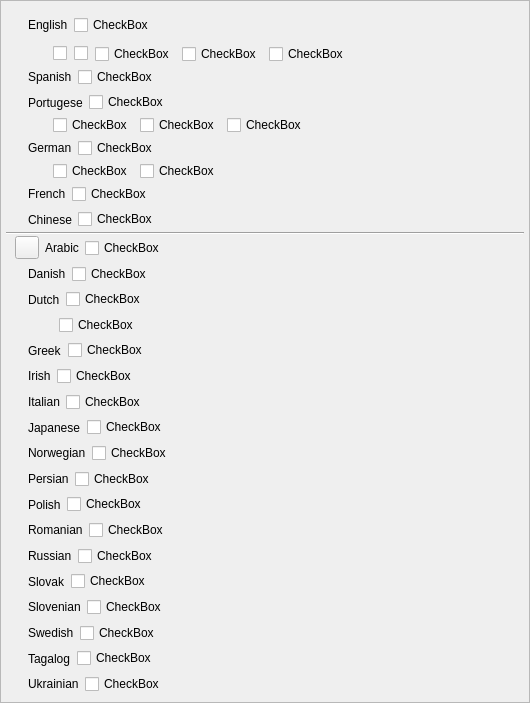
<?xml version="1.0" encoding="UTF-8"?>
<ui version="4.0">
 <class>ManuscriptLangSettingWidget</class>
 <widget class="QWidget" name="ManuscriptLangSettingWidget">
  <property name="geometry">
   <rect>
    <x>0</x>
    <y>0</y>
    <width>530</width>
    <height>703</height>
   </rect>
  </property>
  <property name="windowTitle">
   <string>Form</string>
  </property>
  <layout class="QVBoxLayout" name="verticalLayout_2">
   <property name="spacing">
    <number>3</number>
   </property>
   <property name="leftMargin">
    <number>0</number>
   </property>
   <property name="topMargin">
    <number>0</number>
   </property>
   <property name="rightMargin">
    <number>0</number>
   </property>
   <property name="bottomMargin">
    <number>0</number>
   </property>
   <item>
    <widget class="QScrollArea" name="scrollArea">
     <property name="widgetResizable">
      <bool>true</bool>
     </property>
     <widget class="QWidget" name="scrollAreaWidgetContents">
      <property name="geometry">
       <rect>
        <x>0</x>
        <y>0</y>
        <width>528</width>
        <height>701</height>
       </rect>
      </property>
      <layout class="QVBoxLayout" name="verticalLayout">
       <property name="spacing">
        <number>0</number>
       </property>
       <property name="leftMargin">
        <number>5</number>
       </property>
       <property name="topMargin">
        <number>5</number>
       </property>
       <property name="rightMargin">
        <number>5</number>
       </property>
       <property name="bottomMargin">
        <number>5</number>
       </property>
       <item alignment="Qt::AlignLeft">
        <widget class="QWidget" name="wdgEnglish" native="true">
         <layout class="QHBoxLayout" name="horizontalLayout">
          <item>
           <widget class="Emoji" name="label_2">
            <property name="text">
             <string/>
            </property>
            <property name="emoji" stdset="0">
             <string>United_States</string>
            </property>
           </widget>
          </item>
          <item>
           <widget class="QLabel" name="label">
            <property name="text">
             <string>English</string>
            </property>
           </widget>
          </item>
          <item>
           <widget class="Toggle" name="cbEnglish">
            <property name="text">
             <string>CheckBox</string>
            </property>
            <attribute name="buttonGroup">
             <string notr="true">buttonGroup</string>
            </attribute>
           </widget>
          </item>
         </layout>
        </widget>
       </item>
       <item>
        <layout class="QHBoxLayout" name="horizontalLayout_2">
         <property name="leftMargin">
          <number>40</number>
         </property>
         <item>
          <widget class="Emoji" name="label_9">
           <property name="text">
            <string/>
           </property>
           <property name="emoji" stdset="0">
            <string>United_Kingdom</string>
           </property>
          </widget>
         </item>
         <item>
          <widget class="Toggle" name="cbEnglishBritish">
           <property name="text">
            <string/>
           </property>
           <attribute name="buttonGroup">
            <string notr="true">buttonGroup</string>
           </attribute>
          </widget>
         </item>
         <item>
          <widget class="Emoji" name="label_12">
           <property name="text">
            <string/>
           </property>
           <property name="emoji" stdset="0">
            <string>Canada</string>
           </property>
          </widget>
         </item>
         <item>
          <widget class="Toggle" name="cbEnglishCanadian">
           <property name="text">
            <string/>
           </property>
           <attribute name="buttonGroup">
            <string notr="true">buttonGroup</string>
           </attribute>
          </widget>
         </item>
         <item>
          <widget class="Emoji" name="label_11">
           <property name="text">
            <string/>
           </property>
           <property name="emoji" stdset="0">
            <string>New_Zealand</string>
           </property>
          </widget>
         </item>
         <item>
          <widget class="Toggle" name="cbEnglishNewZealand">
           <property name="text">
            <string>CheckBox</string>
           </property>
           <attribute name="buttonGroup">
            <string notr="true">buttonGroup</string>
           </attribute>
          </widget>
         </item>
         <item>
          <widget class="Emoji" name="label_10">
           <property name="text">
            <string/>
           </property>
           <property name="emoji" stdset="0">
            <string>Australia</string>
           </property>
          </widget>
         </item>
         <item>
          <widget class="Toggle" name="cbEnglishAustralian">
           <property name="text">
            <string>CheckBox</string>
           </property>
           <attribute name="buttonGroup">
            <string notr="true">buttonGroup</string>
           </attribute>
          </widget>
         </item>
         <item>
          <widget class="Emoji" name="label_50">
           <property name="text">
            <string/>
           </property>
           <property name="emoji" stdset="0">
            <string>South_Africa</string>
           </property>
          </widget>
         </item>
         <item>
          <widget class="Toggle" name="cbEnglishSouthAfrican">
           <property name="text">
            <string>CheckBox</string>
           </property>
           <attribute name="buttonGroup">
            <string notr="true">buttonGroup</string>
           </attribute>
          </widget>
         </item>
         <item>
          <spacer name="horizontalSpacer">
           <property name="orientation">
            <enum>Qt::Horizontal</enum>
           </property>
           <property name="sizeHint" stdset="0">
            <size>
             <width>40</width>
             <height>20</height>
            </size>
           </property>
          </spacer>
         </item>
        </layout>
       </item>
       <item alignment="Qt::AlignLeft">
        <widget class="QWidget" name="" native="true">
         <layout class="QHBoxLayout" name="horizontalLayout_6">
          <property name="topMargin">
           <number>0</number>
          </property>
          <property name="bottomMargin">
           <number>0</number>
          </property>
          <item>
           <widget class="Emoji" name="label_5">
            <property name="text">
             <string/>
            </property>
            <property name="emoji" stdset="0">
             <string>Spain</string>
            </property>
           </widget>
          </item>
          <item>
           <widget class="QLabel" name="label_6">
            <property name="text">
             <string>Spanish</string>
            </property>
           </widget>
          </item>
          <item>
           <widget class="Toggle" name="cbSpanish">
            <property name="text">
             <string>CheckBox</string>
            </property>
            <attribute name="buttonGroup">
             <string notr="true">buttonGroup</string>
            </attribute>
           </widget>
          </item>
         </layout>
        </widget>
       </item>
       <item alignment="Qt::AlignLeft">
        <widget class="QWidget" name="" native="true">
         <layout class="QHBoxLayout" name="horizontalLayout_7">
          <property name="topMargin">
           <number>0</number>
          </property>
          <property name="bottomMargin">
           <number>0</number>
          </property>
          <item>
           <widget class="Emoji" name="label_13">
            <property name="text">
             <string/>
            </property>
            <property name="emoji" stdset="0">
             <string>Portugal</string>
            </property>
           </widget>
          </item>
          <item>
           <widget class="QLabel" name="label_14">
            <property name="text">
             <string>Portugese</string>
            </property>
           </widget>
          </item>
          <item>
           <widget class="Toggle" name="cbPortugese">
            <property name="text">
             <string>CheckBox</string>
            </property>
            <attribute name="buttonGroup">
             <string notr="true">buttonGroup</string>
            </attribute>
           </widget>
          </item>
         </layout>
        </widget>
       </item>
       <item>
        <layout class="QHBoxLayout" name="horizontalLayout_3">
         <property name="leftMargin">
          <number>40</number>
         </property>
         <item>
          <widget class="Emoji" name="label_52">
           <property name="text">
            <string/>
           </property>
           <property name="emoji" stdset="0">
            <string>Brazil</string>
           </property>
          </widget>
         </item>
         <item>
          <widget class="Toggle" name="cbPortugeseBrazil">
           <property name="text">
            <string>CheckBox</string>
           </property>
           <attribute name="buttonGroup">
            <string notr="true">buttonGroup</string>
           </attribute>
          </widget>
         </item>
         <item>
          <widget class="Emoji" name="label_51">
           <property name="text">
            <string/>
           </property>
           <property name="emoji" stdset="0">
            <string>Angola</string>
           </property>
          </widget>
         </item>
         <item>
          <widget class="Toggle" name="cbPortugeseAngola">
           <property name="text">
            <string>CheckBox</string>
           </property>
           <attribute name="buttonGroup">
            <string notr="true">buttonGroup</string>
           </attribute>
          </widget>
         </item>
         <item>
          <widget class="Emoji" name="label_53">
           <property name="text">
            <string/>
           </property>
           <property name="emoji" stdset="0">
            <string>Mozambique</string>
           </property>
          </widget>
         </item>
         <item>
          <widget class="Toggle" name="cbPortugeseMozambique">
           <property name="text">
            <string>CheckBox</string>
           </property>
           <attribute name="buttonGroup">
            <string notr="true">buttonGroup</string>
           </attribute>
          </widget>
         </item>
         <item>
          <spacer name="horizontalSpacer_2">
           <property name="orientation">
            <enum>Qt::Horizontal</enum>
           </property>
           <property name="sizeHint" stdset="0">
            <size>
             <width>40</width>
             <height>20</height>
            </size>
           </property>
          </spacer>
         </item>
        </layout>
       </item>
       <item alignment="Qt::AlignLeft">
        <widget class="QWidget" name="" native="true">
         <layout class="QHBoxLayout" name="horizontalLayout_8">
          <property name="topMargin">
           <number>0</number>
          </property>
          <property name="bottomMargin">
           <number>0</number>
          </property>
          <item>
           <widget class="Emoji" name="label_7">
            <property name="text">
             <string/>
            </property>
            <property name="emoji" stdset="0">
             <string>Germany</string>
            </property>
           </widget>
          </item>
          <item>
           <widget class="QLabel" name="label_8">
            <property name="text">
             <string>German</string>
            </property>
           </widget>
          </item>
          <item>
           <widget class="Toggle" name="cbGerman">
            <property name="text">
             <string>CheckBox</string>
            </property>
            <attribute name="buttonGroup">
             <string notr="true">buttonGroup</string>
            </attribute>
           </widget>
          </item>
         </layout>
        </widget>
       </item>
       <item>
        <layout class="QHBoxLayout" name="horizontalLayout_5">
         <property name="leftMargin">
          <number>40</number>
         </property>
         <item>
          <widget class="Emoji" name="label_55">
           <property name="text">
            <string/>
           </property>
           <property name="emoji" stdset="0">
            <string>Austria</string>
           </property>
          </widget>
         </item>
         <item>
          <widget class="Toggle" name="cbGermanAustrian">
           <property name="text">
            <string>CheckBox</string>
           </property>
           <attribute name="buttonGroup">
            <string notr="true">buttonGroup</string>
           </attribute>
          </widget>
         </item>
         <item>
          <widget class="Emoji" name="label_54">
           <property name="text">
            <string/>
           </property>
           <property name="emoji" stdset="0">
            <string>Switzerland</string>
           </property>
          </widget>
         </item>
         <item>
          <widget class="Toggle" name="cbGermanSwiss">
           <property name="text">
            <string>CheckBox</string>
           </property>
           <attribute name="buttonGroup">
            <string notr="true">buttonGroup</string>
           </attribute>
          </widget>
         </item>
         <item>
          <spacer name="horizontalSpacer_3">
           <property name="orientation">
            <enum>Qt::Horizontal</enum>
           </property>
           <property name="sizeHint" stdset="0">
            <size>
             <width>40</width>
             <height>20</height>
            </size>
           </property>
          </spacer>
         </item>
        </layout>
       </item>
       <item alignment="Qt::AlignLeft">
        <widget class="QWidget" name="" native="true">
         <layout class="QHBoxLayout" name="horizontalLayout_9">
          <property name="topMargin">
           <number>0</number>
          </property>
          <property name="rightMargin">
           <number>0</number>
          </property>
          <property name="bottomMargin">
           <number>0</number>
          </property>
          <item>
           <widget class="Emoji" name="label_3">
            <property name="text">
             <string/>
            </property>
            <property name="emoji" stdset="0">
             <string>France</string>
            </property>
           </widget>
          </item>
          <item>
           <widget class="QLabel" name="label_4">
            <property name="text">
             <string>French</string>
            </property>
           </widget>
          </item>
          <item>
           <widget class="Toggle" name="cbFrench">
            <property name="text">
             <string>CheckBox</string>
            </property>
            <attribute name="buttonGroup">
             <string notr="true">buttonGroup</string>
            </attribute>
           </widget>
          </item>
         </layout>
        </widget>
       </item>
       <item alignment="Qt::AlignLeft">
        <widget class="QWidget" name="" native="true">
         <layout class="QHBoxLayout" name="horizontalLayout_10">
          <property name="topMargin">
           <number>0</number>
          </property>
          <property name="bottomMargin">
           <number>0</number>
          </property>
          <item>
           <widget class="Emoji" name="label_15">
            <property name="text">
             <string/>
            </property>
            <property name="emoji" stdset="0">
             <string>China</string>
            </property>
           </widget>
          </item>
          <item>
           <widget class="QLabel" name="label_16">
            <property name="text">
             <string>Chinese</string>
            </property>
           </widget>
          </item>
          <item>
           <widget class="Toggle" name="cbChinese">
            <property name="text">
             <string>CheckBox</string>
            </property>
            <attribute name="buttonGroup">
             <string notr="true">buttonGroup</string>
            </attribute>
           </widget>
          </item>
         </layout>
        </widget>
       </item>
       <item>
        <widget class="Line" name="line">
         <property name="orientation">
          <enum>Qt::Horizontal</enum>
         </property>
        </widget>
       </item>
       <item alignment="Qt::AlignLeft">
        <widget class="QWidget" name="" native="true">
         <layout class="QHBoxLayout" name="horizontalLayout_11">
          <property name="topMargin">
           <number>0</number>
          </property>
          <property name="bottomMargin">
           <number>0</number>
          </property>
          <item>
           <widget class="QToolButton" name="btnArabicIcon">
            <property name="text">
             <string/>
            </property>
            <property name="transparent" stdset="0">
             <bool>true</bool>
            </property>
           </widget>
          </item>
          <item>
           <widget class="QLabel" name="label_17">
            <property name="text">
             <string>Arabic</string>
            </property>
           </widget>
          </item>
          <item>
           <widget class="Toggle" name="cbArabic">
            <property name="text">
             <string>CheckBox</string>
            </property>
            <attribute name="buttonGroup">
             <string notr="true">buttonGroup</string>
            </attribute>
           </widget>
          </item>
         </layout>
        </widget>
       </item>
       <item alignment="Qt::AlignLeft">
        <widget class="QWidget" name="" native="true">
         <layout class="QHBoxLayout" name="horizontalLayout_12">
          <property name="topMargin">
           <number>0</number>
          </property>
          <property name="bottomMargin">
           <number>0</number>
          </property>
          <item>
           <widget class="Emoji" name="label_18">
            <property name="text">
             <string/>
            </property>
            <property name="emoji" stdset="0">
             <string>Denmark</string>
            </property>
           </widget>
          </item>
          <item>
           <widget class="QLabel" name="label_19">
            <property name="text">
             <string>Danish</string>
            </property>
           </widget>
          </item>
          <item>
           <widget class="Toggle" name="cbDanish">
            <property name="text">
             <string>CheckBox</string>
            </property>
            <attribute name="buttonGroup">
             <string notr="true">buttonGroup</string>
            </attribute>
           </widget>
          </item>
         </layout>
        </widget>
       </item>
       <item alignment="Qt::AlignLeft">
        <widget class="QWidget" name="" native="true">
         <layout class="QHBoxLayout" name="horizontalLayout_13">
          <property name="topMargin">
           <number>0</number>
          </property>
          <property name="bottomMargin">
           <number>0</number>
          </property>
          <item>
           <widget class="Emoji" name="label_20">
            <property name="text">
             <string/>
            </property>
            <property name="emoji" stdset="0">
             <string>Netherlands</string>
            </property>
           </widget>
          </item>
          <item>
           <widget class="QLabel" name="label_21">
            <property name="text">
             <string>Dutch</string>
            </property>
           </widget>
          </item>
          <item>
           <widget class="Toggle" name="cbDutch">
            <property name="text">
             <string>CheckBox</string>
            </property>
            <attribute name="buttonGroup">
             <string notr="true">buttonGroup</string>
            </attribute>
           </widget>
          </item>
         </layout>
        </widget>
       </item>
       <item alignment="Qt::AlignLeft">
        <widget class="QWidget" name="" native="true">
         <layout class="QHBoxLayout" name="horizontalLayout_4">
          <property name="leftMargin">
           <number>40</number>
          </property>
          <property name="topMargin">
           <number>0</number>
          </property>
          <property name="bottomMargin">
           <number>0</number>
          </property>
          <item>
           <widget class="Emoji" name="label_56">
            <property name="text">
             <string/>
            </property>
            <property name="emoji" stdset="0">
             <string>Belgium</string>
            </property>
           </widget>
          </item>
          <item>
           <widget class="Toggle" name="cbDutchBelgian">
            <property name="text">
             <string>CheckBox</string>
            </property>
            <attribute name="buttonGroup">
             <string notr="true">buttonGroup</string>
            </attribute>
           </widget>
          </item>
         </layout>
        </widget>
       </item>
       <item alignment="Qt::AlignLeft">
        <widget class="QWidget" name="" native="true">
         <layout class="QHBoxLayout" name="horizontalLayout_14">
          <property name="topMargin">
           <number>0</number>
          </property>
          <property name="bottomMargin">
           <number>0</number>
          </property>
          <item>
           <widget class="Emoji" name="label_22">
            <property name="text">
             <string/>
            </property>
            <property name="emoji" stdset="0">
             <string>Greece</string>
            </property>
           </widget>
          </item>
          <item>
           <widget class="QLabel" name="label_23">
            <property name="text">
             <string>Greek</string>
            </property>
           </widget>
          </item>
          <item>
           <widget class="Toggle" name="cbGreek">
            <property name="text">
             <string>CheckBox</string>
            </property>
            <attribute name="buttonGroup">
             <string notr="true">buttonGroup</string>
            </attribute>
           </widget>
          </item>
         </layout>
        </widget>
       </item>
       <item alignment="Qt::AlignLeft">
        <widget class="QWidget" name="" native="true">
         <layout class="QHBoxLayout" name="horizontalLayout_15">
          <property name="topMargin">
           <number>0</number>
          </property>
          <property name="bottomMargin">
           <number>0</number>
          </property>
          <item>
           <widget class="Emoji" name="label_24">
            <property name="text">
             <string/>
            </property>
            <property name="emoji" stdset="0">
             <string>Ireland</string>
            </property>
           </widget>
          </item>
          <item>
           <widget class="QLabel" name="label_25">
            <property name="text">
             <string>Irish</string>
            </property>
           </widget>
          </item>
          <item>
           <widget class="Toggle" name="cbIrish">
            <property name="text">
             <string>CheckBox</string>
            </property>
            <attribute name="buttonGroup">
             <string notr="true">buttonGroup</string>
            </attribute>
           </widget>
          </item>
         </layout>
        </widget>
       </item>
       <item alignment="Qt::AlignLeft">
        <widget class="QWidget" name="" native="true">
         <layout class="QHBoxLayout" name="horizontalLayout_16">
          <property name="topMargin">
           <number>0</number>
          </property>
          <property name="bottomMargin">
           <number>0</number>
          </property>
          <item>
           <widget class="Emoji" name="label_26">
            <property name="text">
             <string/>
            </property>
            <property name="emoji" stdset="0">
             <string>Italy</string>
            </property>
           </widget>
          </item>
          <item>
           <widget class="QLabel" name="label_27">
            <property name="text">
             <string>Italian</string>
            </property>
           </widget>
          </item>
          <item>
           <widget class="Toggle" name="cbItalian">
            <property name="text">
             <string>CheckBox</string>
            </property>
            <attribute name="buttonGroup">
             <string notr="true">buttonGroup</string>
            </attribute>
           </widget>
          </item>
         </layout>
        </widget>
       </item>
       <item alignment="Qt::AlignLeft">
        <widget class="QWidget" name="" native="true">
         <layout class="QHBoxLayout" name="horizontalLayout_17">
          <property name="topMargin">
           <number>0</number>
          </property>
          <property name="bottomMargin">
           <number>0</number>
          </property>
          <item>
           <widget class="Emoji" name="label_28">
            <property name="text">
             <string/>
            </property>
            <property name="emoji" stdset="0">
             <string>Japan</string>
            </property>
           </widget>
          </item>
          <item>
           <widget class="QLabel" name="label_29">
            <property name="text">
             <string>Japanese</string>
            </property>
           </widget>
          </item>
          <item>
           <widget class="Toggle" name="cbJapanese">
            <property name="text">
             <string>CheckBox</string>
            </property>
            <attribute name="buttonGroup">
             <string notr="true">buttonGroup</string>
            </attribute>
           </widget>
          </item>
         </layout>
        </widget>
       </item>
       <item alignment="Qt::AlignLeft">
        <widget class="QWidget" name="" native="true">
         <layout class="QHBoxLayout" name="horizontalLayout_18">
          <property name="topMargin">
           <number>0</number>
          </property>
          <property name="bottomMargin">
           <number>0</number>
          </property>
          <item>
           <widget class="Emoji" name="label_30">
            <property name="text">
             <string/>
            </property>
            <property name="emoji" stdset="0">
             <string>Norway</string>
            </property>
           </widget>
          </item>
          <item>
           <widget class="QLabel" name="label_31">
            <property name="text">
             <string>Norwegian</string>
            </property>
           </widget>
          </item>
          <item>
           <widget class="Toggle" name="cbNorwegian">
            <property name="text">
             <string>CheckBox</string>
            </property>
            <attribute name="buttonGroup">
             <string notr="true">buttonGroup</string>
            </attribute>
           </widget>
          </item>
         </layout>
        </widget>
       </item>
       <item alignment="Qt::AlignLeft">
        <widget class="QWidget" name="" native="true">
         <layout class="QHBoxLayout" name="horizontalLayout_19">
          <property name="topMargin">
           <number>0</number>
          </property>
          <property name="bottomMargin">
           <number>0</number>
          </property>
          <item>
           <widget class="Emoji" name="label_32">
            <property name="text">
             <string/>
            </property>
            <property name="emoji" stdset="0">
             <string>Iran</string>
            </property>
           </widget>
          </item>
          <item>
           <widget class="QLabel" name="label_33">
            <property name="text">
             <string>Persian</string>
            </property>
           </widget>
          </item>
          <item>
           <widget class="Toggle" name="cbPersian">
            <property name="text">
             <string>CheckBox</string>
            </property>
            <attribute name="buttonGroup">
             <string notr="true">buttonGroup</string>
            </attribute>
           </widget>
          </item>
         </layout>
        </widget>
       </item>
       <item alignment="Qt::AlignLeft">
        <widget class="QWidget" name="" native="true">
         <layout class="QHBoxLayout" name="horizontalLayout_20">
          <property name="topMargin">
           <number>0</number>
          </property>
          <property name="bottomMargin">
           <number>0</number>
          </property>
          <item>
           <widget class="Emoji" name="label_34">
            <property name="text">
             <string/>
            </property>
            <property name="emoji" stdset="0">
             <string>Poland</string>
            </property>
           </widget>
          </item>
          <item>
           <widget class="QLabel" name="label_35">
            <property name="text">
             <string>Polish</string>
            </property>
           </widget>
          </item>
          <item>
           <widget class="Toggle" name="cbPolish">
            <property name="text">
             <string>CheckBox</string>
            </property>
            <attribute name="buttonGroup">
             <string notr="true">buttonGroup</string>
            </attribute>
           </widget>
          </item>
         </layout>
        </widget>
       </item>
       <item alignment="Qt::AlignLeft">
        <widget class="QWidget" name="" native="true">
         <layout class="QHBoxLayout" name="horizontalLayout_21">
          <property name="topMargin">
           <number>0</number>
          </property>
          <property name="bottomMargin">
           <number>0</number>
          </property>
          <item>
           <widget class="Emoji" name="label_36">
            <property name="text">
             <string/>
            </property>
            <property name="emoji" stdset="0">
             <string>Romania</string>
            </property>
           </widget>
          </item>
          <item>
           <widget class="QLabel" name="label_37">
            <property name="text">
             <string>Romanian</string>
            </property>
           </widget>
          </item>
          <item>
           <widget class="Toggle" name="cbRomanian">
            <property name="text">
             <string>CheckBox</string>
            </property>
            <attribute name="buttonGroup">
             <string notr="true">buttonGroup</string>
            </attribute>
           </widget>
          </item>
         </layout>
        </widget>
       </item>
       <item alignment="Qt::AlignLeft">
        <widget class="QWidget" name="" native="true">
         <layout class="QHBoxLayout" name="horizontalLayout_22">
          <property name="topMargin">
           <number>0</number>
          </property>
          <property name="bottomMargin">
           <number>0</number>
          </property>
          <item>
           <widget class="Emoji" name="label_38">
            <property name="text">
             <string/>
            </property>
            <property name="emoji" stdset="0">
             <string>Russia</string>
            </property>
           </widget>
          </item>
          <item>
           <widget class="QLabel" name="label_39">
            <property name="text">
             <string>Russian</string>
            </property>
           </widget>
          </item>
          <item>
           <widget class="Toggle" name="cbRussian">
            <property name="text">
             <string>CheckBox</string>
            </property>
            <attribute name="buttonGroup">
             <string notr="true">buttonGroup</string>
            </attribute>
           </widget>
          </item>
         </layout>
        </widget>
       </item>
       <item alignment="Qt::AlignLeft">
        <widget class="QWidget" name="" native="true">
         <layout class="QHBoxLayout" name="horizontalLayout_23">
          <property name="topMargin">
           <number>0</number>
          </property>
          <property name="bottomMargin">
           <number>0</number>
          </property>
          <item>
           <widget class="Emoji" name="label_40">
            <property name="text">
             <string/>
            </property>
            <property name="emoji" stdset="0">
             <string>Slovakia</string>
            </property>
           </widget>
          </item>
          <item>
           <widget class="QLabel" name="label_41">
            <property name="text">
             <string>Slovak</string>
            </property>
           </widget>
          </item>
          <item>
           <widget class="Toggle" name="cbSlovak">
            <property name="text">
             <string>CheckBox</string>
            </property>
            <attribute name="buttonGroup">
             <string notr="true">buttonGroup</string>
            </attribute>
           </widget>
          </item>
         </layout>
        </widget>
       </item>
       <item alignment="Qt::AlignLeft">
        <widget class="QWidget" name="" native="true">
         <layout class="QHBoxLayout" name="horizontalLayout_24">
          <property name="topMargin">
           <number>0</number>
          </property>
          <property name="bottomMargin">
           <number>0</number>
          </property>
          <item>
           <widget class="Emoji" name="label_42">
            <property name="text">
             <string/>
            </property>
            <property name="emoji" stdset="0">
             <string>Slovenia</string>
            </property>
           </widget>
          </item>
          <item>
           <widget class="QLabel" name="label_43">
            <property name="text">
             <string>Slovenian</string>
            </property>
           </widget>
          </item>
          <item>
           <widget class="Toggle" name="cbSlovenian">
            <property name="text">
             <string>CheckBox</string>
            </property>
            <attribute name="buttonGroup">
             <string notr="true">buttonGroup</string>
            </attribute>
           </widget>
          </item>
         </layout>
        </widget>
       </item>
       <item alignment="Qt::AlignLeft">
        <widget class="QWidget" name="" native="true">
         <layout class="QHBoxLayout" name="horizontalLayout_25">
          <property name="topMargin">
           <number>0</number>
          </property>
          <property name="bottomMargin">
           <number>0</number>
          </property>
          <item>
           <widget class="Emoji" name="label_44">
            <property name="text">
             <string/>
            </property>
            <property name="emoji" stdset="0">
             <string>Sweden</string>
            </property>
           </widget>
          </item>
          <item>
           <widget class="QLabel" name="label_45">
            <property name="text">
             <string>Swedish</string>
            </property>
           </widget>
          </item>
          <item>
           <widget class="Toggle" name="cbSwedish">
            <property name="text">
             <string>CheckBox</string>
            </property>
            <attribute name="buttonGroup">
             <string notr="true">buttonGroup</string>
            </attribute>
           </widget>
          </item>
         </layout>
        </widget>
       </item>
       <item alignment="Qt::AlignLeft">
        <widget class="QWidget" name="" native="true">
         <layout class="QHBoxLayout" name="horizontalLayout_26">
          <property name="topMargin">
           <number>0</number>
          </property>
          <property name="bottomMargin">
           <number>0</number>
          </property>
          <item>
           <widget class="Emoji" name="label_46">
            <property name="text">
             <string/>
            </property>
            <property name="emoji" stdset="0">
             <string>Philippines</string>
            </property>
           </widget>
          </item>
          <item>
           <widget class="QLabel" name="label_47">
            <property name="text">
             <string>Tagalog</string>
            </property>
           </widget>
          </item>
          <item>
           <widget class="Toggle" name="cbTagalog">
            <property name="text">
             <string>CheckBox</string>
            </property>
            <attribute name="buttonGroup">
             <string notr="true">buttonGroup</string>
            </attribute>
           </widget>
          </item>
         </layout>
        </widget>
       </item>
       <item alignment="Qt::AlignLeft">
        <widget class="QWidget" name="" native="true">
         <layout class="QHBoxLayout" name="horizontalLayout_27">
          <property name="topMargin">
           <number>0</number>
          </property>
          <property name="bottomMargin">
           <number>0</number>
          </property>
          <item>
           <widget class="Emoji" name="label_48">
            <property name="text">
             <string/>
            </property>
            <property name="emoji" stdset="0">
             <string>Ukraine</string>
            </property>
           </widget>
          </item>
          <item>
           <widget class="QLabel" name="label_49">
            <property name="text">
             <string>Ukrainian</string>
            </property>
           </widget>
          </item>
          <item>
           <widget class="Toggle" name="cbUkrainian">
            <property name="text">
             <string>CheckBox</string>
            </property>
            <attribute name="buttonGroup">
             <string notr="true">buttonGroup</string>
            </attribute>
           </widget>
          </item>
         </layout>
        </widget>
       </item>
      </layout>
     </widget>
    </widget>
   </item>
  </layout>
 </widget>
 <customwidgets>
  <customwidget>
   <class>Emoji</class>
   <extends>QLabel</extends>
   <header>plotlyst.view.widget.display</header>
  </customwidget>
  <customwidget>
   <class>Toggle</class>
   <extends>QCheckBox</extends>
   <header>plotlyst.view.widget.input</header>
  </customwidget>
 </customwidgets>
 <resources/>
 <connections/>
 <buttongroups>
  <buttongroup name="buttonGroup"/>
 </buttongroups>
</ui>
